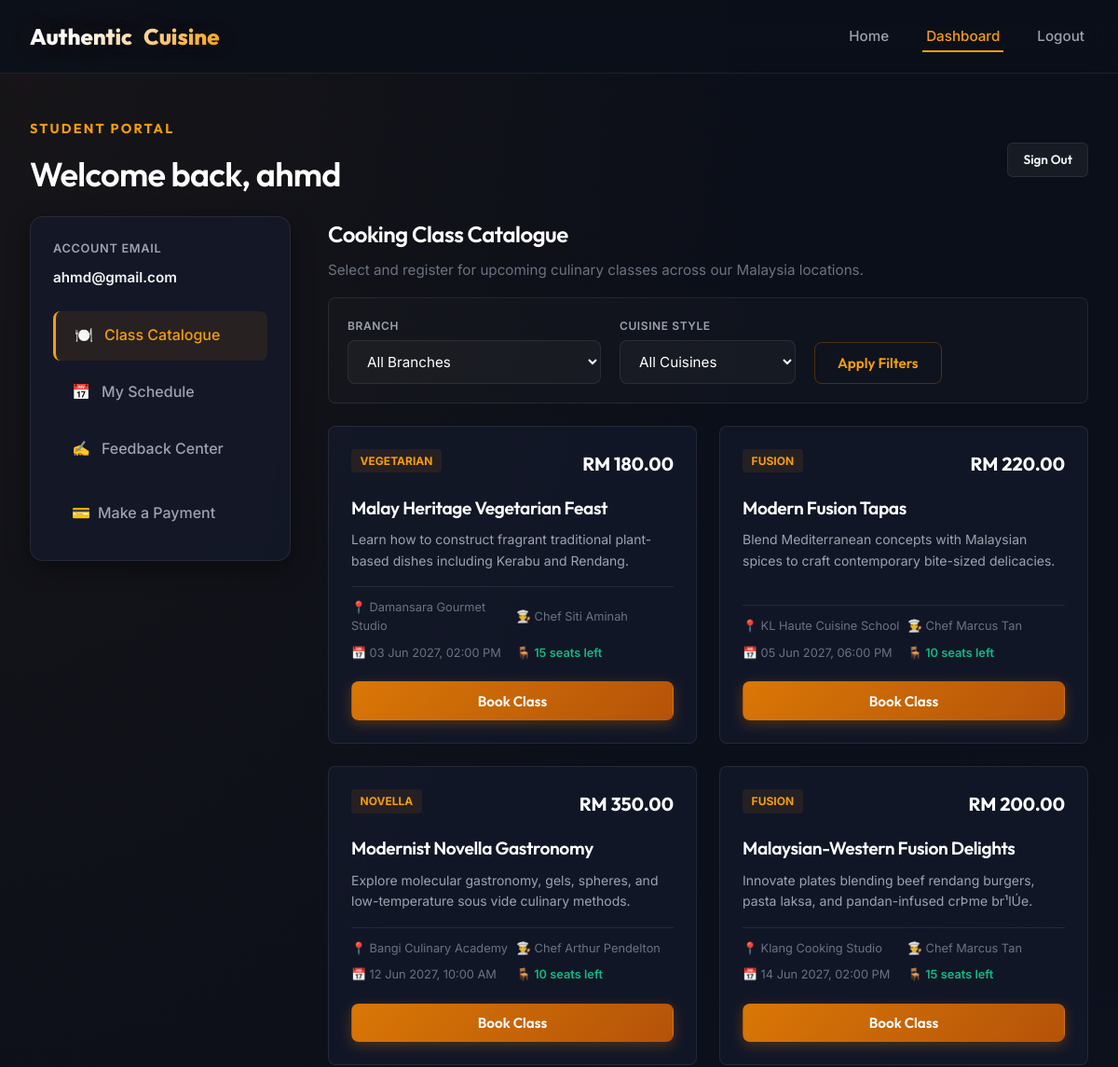
The app's page /customer-dashboard.php (signed in, upper part), older data.
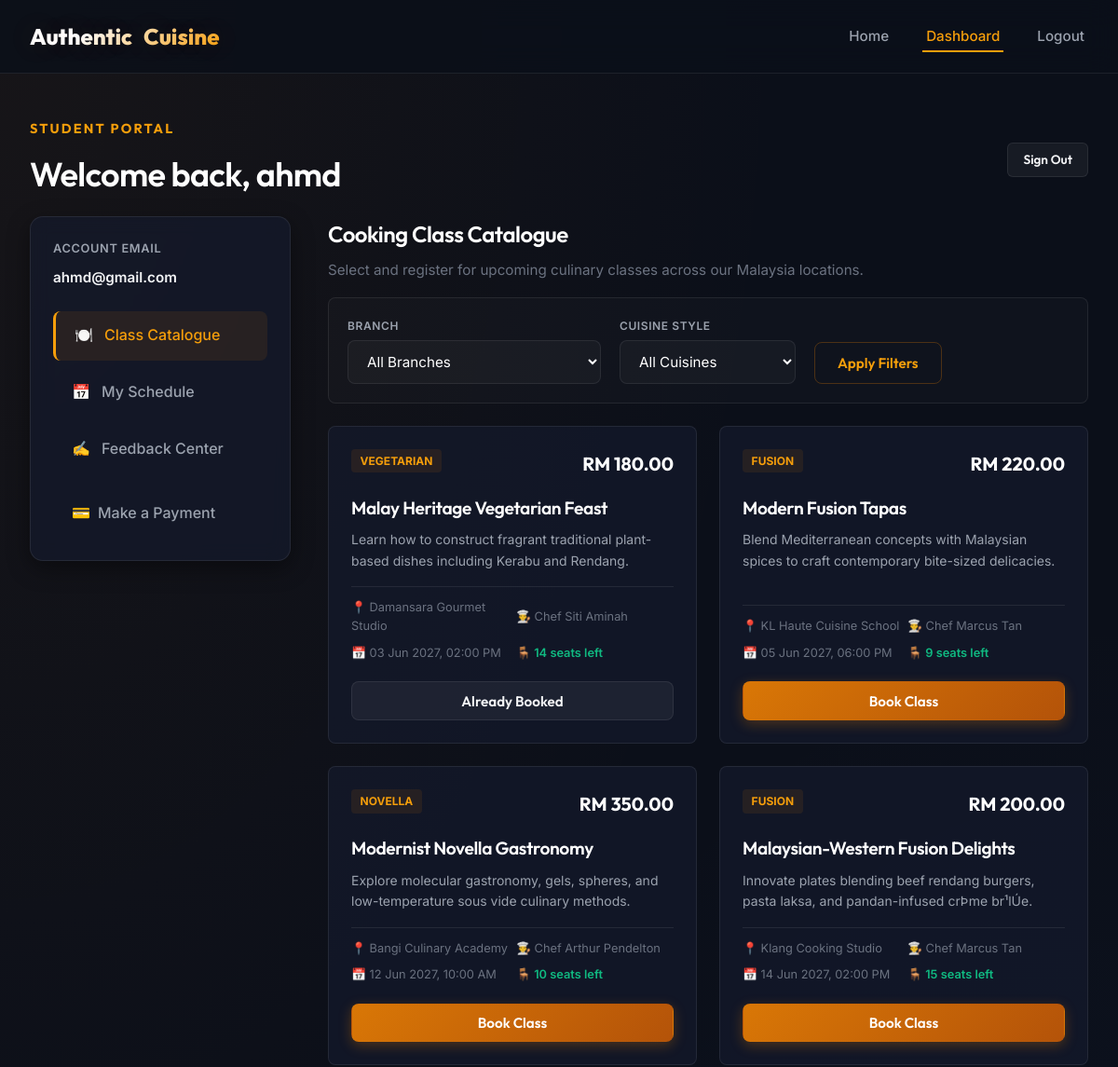
The same page, newer data.
### tables this page shows
CREATE TABLE `cuisineclasses` (
  `id` varchar(255) NOT NULL,
  `branch_id` varchar(255) NOT NULL,
  `name` varchar(255) NOT NULL,
  `description` text NOT NULL,
  `cuisine_type` varchar(100) NOT NULL,
  `instructor_id` varchar(255) DEFAULT NULL,
  `instructor` varchar(255) NOT NULL,
  `schedule` datetime NOT NULL,
  `capacity` int(11) NOT NULL,
  `price` decimal(10,2) NOT NULL,
  PRIMARY KEY (`id`),
  KEY `branch_id` (`branch_id`),
  CONSTRAINT `cuisineclasses_ibfk_1` FOREIGN KEY (`branch_id`) REFERENCES `branches` (`id`) ON DELETE CASCADE
);

CREATE TABLE `branches` (
  `id` varchar(255) NOT NULL,
  `name` varchar(255) NOT NULL,
  `address` text NOT NULL,
  `city` varchar(100) NOT NULL,
  `phone` varchar(50) NOT NULL,
  PRIMARY KEY (`id`)
);

### customer-dashboard.php (the view, shortened to what the changed rows need)
<?php
require_once __DIR__ . '/auth.php';
$customer_id = $_SESSION['customer_id'];
$customer_name = $_SESSION['customer_name'];
$filter_branch = sanitize($_GET['branch_id'] ?? '');
$filter_cuisine = sanitize($_GET['cuisine_type'] ?? '');
$sql = "SELECT c.*, b.name as branch_name,
        (SELECT COUNT(*) FROM bookings WHERE class_id = c.id AND status = 'Confirmed') as booked_seats
        FROM cuisineclasses c
        JOIN branches b ON c.branch_id = b.id
        WHERE c.schedule > NOW()";
$params = [];
$sql .= " ORDER BY c.schedule ASC";
$stmt = $pdo->prepare($sql);
$stmt->execute($params);
$available_classes = $stmt->fetchAll();
$stmt = $pdo->prepare("SELECT b.id as booking_id, b.booking_date, b.status, b.payment_status, c.id as class_id, c.name as class_name, c.cuisine_type, c.instructor, c.schedule, c.price, br.name as branch_name
                       FROM bookings b
                       JOIN cuisineclasses c ON b.class_id = c.id
                       JOIN branches br ON c.branch_id = br.id
                       WHERE b.customer_id = ?
                       ORDER BY c.schedule DESC");
$stmt->execute([$customer_id]);
$my_bookings = $stmt->fetchAll();
?>
<!DOCTYPE html>
<html lang="en">
<head>
    <link rel="stylesheet" href="style.css">
</head>
<body>
    <div class="container">
        <div class="flex-between mb-4">
            <div>
                <h1 style="font-size: 2.25rem;">Welcome back, <?php echo htmlspecialchars($customer_name); ?></h1>
            </div>
        </div>
        <div class="dashboard-grid">
            <div class="content-area">
                <section id="section-catalogue" class="dashboard-section">
                    <h2 class="mb-2">Cooking Class Catalogue</h2>
                    <?php if (empty($available_classes)): ?>
                        <div class="card text-center" style="padding: 4rem 2rem;">
                            <p class="text-dim">No matching culinary classes available for booking right now.</p>
                            <?php if (!empty($filter_branch) || !empty($filter_cuisine)): ?>
                                <p style="margin-top: 1rem;">
                                    <a href="customer-dashboard.php" class="btn btn-gold-outline btn-sm">Reset Filters</a>
                                </p>
                            <?php endif; ?>
                        </div>
                    <?php else: ?>
                        <div class="classes-grid">
                            <?php foreach ($available_classes as $cls): ?>
                                <?php
                                    $available_seats = $cls['capacity'] - $cls['booked_seats'];
                                    $is_booked_by_me = false;
                                    foreach ($my_bookings as $my_bk) {
                                        if ($my_bk['class_id'] === $cls['id'] && $my_bk['status'] === 'Confirmed') {
                                            $is_booked_by_me = true;
                                            break;
                                        }
                                    }
                                ?>
                                <div class="class-card">
                                    <div>
                                        <div class="class-header">
                                            <span class="class-type"><?php echo htmlspecialchars($cls['cuisine_type']); ?></span>
                                            <span class="class-price">RM <?php echo number_format($cls['price'], 2); ?></span>
                                        </div>
                                        <h3 class="class-title"><?php echo htmlspecialchars($cls['name']); ?></h3>
                                        <p class="class-desc"><?php echo htmlspecialchars($cls['description']); ?></p>
                                    </div>
                                    <div>
                                        <div class="class-details">
                                            <span>📍 <?php echo htmlspecialchars($cls['branch_name']); ?></span>
                                            <span>👨‍🍳 <?php echo htmlspecialchars($cls['instructor']); ?></span>
                                            <span>📅 <?php echo date('d M Y, h:i A', strtotime($cls['schedule'])); ?></span>
                                            <span style="font-weight: 600; color: <?php echo $available_seats > 0 ? 'var(--success)' : 'var(--danger)'; ?>">
                                                🪑 <?php echo $available_seats > 0 ? "$available_seats seats left" : "Fully Booked"; ?>
                                            </span>
                                        </div>
                                        <?php if ($is_booked_by_me): ?>
                                            <button type="button" class="btn btn-secondary" style="width: 100%;" disabled>Already Booked</button>
                                        <?php elseif ($available_seats <= 0): ?>
                                            <button type="button" class="btn btn-secondary" style="width: 100%;" disabled>Fully Booked</button>
                                        <?php else: ?>
                                            <form method="POST" action="customer-dashboard.php" onsubmit="return confirm('Confirm booking for: <?php echo addslashes($cls['name']); ?>?');">
                                                <button type="submit" class="btn btn-primary" style="width: 100%;">Book Class</button>
                                            </form>
                                        <?php endif; ?>
                                    </div>
                                </div>
                            <?php endforeach; ?>
                        </div>
                    <?php endif; ?>
                </section>
            </div>
        </div>
    </div>
</body>
</html>

Row changes from the older to the newer data that the page shows:
changed cuisineclasses "Malay Heritage Vegetarian Feast": capacity "15" → "14"; text "Book Class" → "Already Booked"
changed cuisineclasses "Modern Fusion Tapas": capacity "10" → "9"
